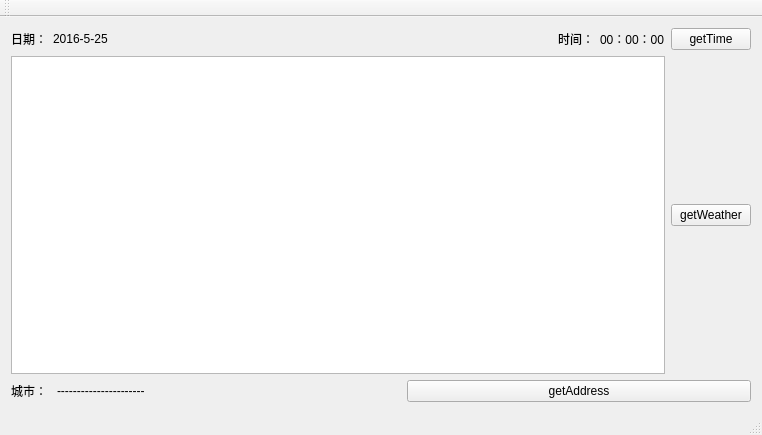
<?xml version="1.0" encoding="UTF-8"?>
<ui version="4.0">
 <class>HttpInfo</class>
 <widget class="QMainWindow" name="HttpInfo">
  <property name="geometry">
   <rect>
    <x>0</x>
    <y>0</y>
    <width>762</width>
    <height>435</height>
   </rect>
  </property>
  <property name="windowTitle">
   <string>HttpInfo</string>
  </property>
  <widget class="QWidget" name="centralWidget">
   <layout class="QGridLayout" name="gridLayout">
    <item row="0" column="0">
     <layout class="QVBoxLayout" name="verticalLayout">
      <item>
       <layout class="QHBoxLayout" name="horizontalLayout_2">
        <item>
         <layout class="QHBoxLayout" name="horizontalLayout">
          <item>
           <widget class="QLabel" name="label">
            <property name="text">
             <string>日期：</string>
            </property>
           </widget>
          </item>
          <item>
           <widget class="QLabel" name="dataLebel">
            <property name="text">
             <string>2016-5-25</string>
            </property>
           </widget>
          </item>
          <item>
           <spacer name="horizontalSpacer">
            <property name="orientation">
             <enum>Qt::Horizontal</enum>
            </property>
            <property name="sizeHint" stdset="0">
             <size>
              <width>40</width>
              <height>20</height>
             </size>
            </property>
           </spacer>
          </item>
          <item>
           <widget class="QLabel" name="label_4">
            <property name="text">
             <string>时间：</string>
            </property>
           </widget>
          </item>
          <item>
           <widget class="QLabel" name="timeLabel">
            <property name="sizePolicy">
             <sizepolicy hsizetype="Preferred" vsizetype="Preferred">
              <horstretch>0</horstretch>
              <verstretch>0</verstretch>
             </sizepolicy>
            </property>
            <property name="text">
             <string>00：00：00</string>
            </property>
           </widget>
          </item>
         </layout>
        </item>
        <item>
         <widget class="QPushButton" name="getTimeBt">
          <property name="text">
           <string>getTime</string>
          </property>
         </widget>
        </item>
       </layout>
      </item>
      <item>
       <layout class="QHBoxLayout" name="horizontalLayout_3">
        <item>
         <widget class="QTextEdit" name="textEdit"/>
        </item>
        <item>
         <widget class="QPushButton" name="getWeatherBt">
          <property name="text">
           <string>getWeather</string>
          </property>
         </widget>
        </item>
       </layout>
      </item>
      <item>
       <layout class="QHBoxLayout" name="horizontalLayout_4">
        <item>
         <widget class="QLabel" name="label_5">
          <property name="maximumSize">
           <size>
            <width>40</width>
            <height>16777215</height>
           </size>
          </property>
          <property name="text">
           <string>城市：</string>
          </property>
         </widget>
        </item>
        <item>
         <widget class="QLabel" name="addressLabel">
          <property name="text">
           <string>----------------------</string>
          </property>
         </widget>
        </item>
        <item>
         <widget class="QPushButton" name="getAddressBt">
          <property name="text">
           <string>getAddress</string>
          </property>
         </widget>
        </item>
       </layout>
      </item>
     </layout>
    </item>
   </layout>
  </widget>
  <widget class="QMenuBar" name="menuBar">
   <property name="geometry">
    <rect>
     <x>0</x>
     <y>0</y>
     <width>762</width>
     <height>23</height>
    </rect>
   </property>
  </widget>
  <widget class="QToolBar" name="mainToolBar">
   <attribute name="toolBarArea">
    <enum>TopToolBarArea</enum>
   </attribute>
   <attribute name="toolBarBreak">
    <bool>false</bool>
   </attribute>
  </widget>
  <widget class="QStatusBar" name="statusBar"/>
 </widget>
 <layoutdefault spacing="6" margin="11"/>
 <resources/>
 <connections/>
</ui>
